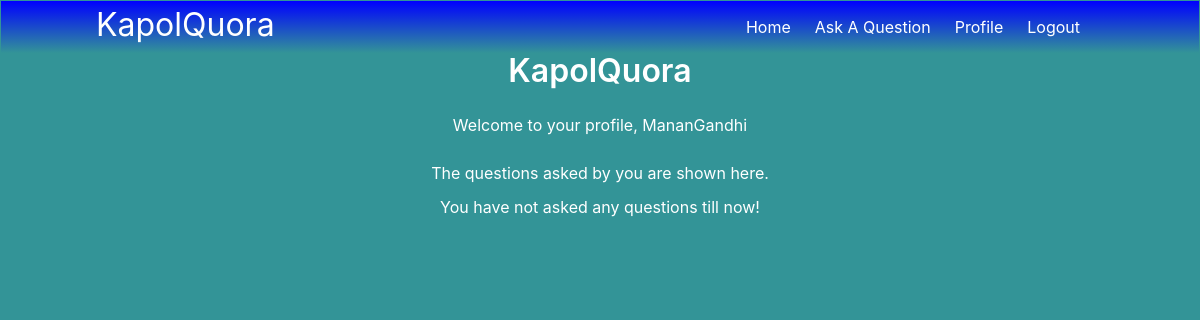
The app's page /profile (signed in), older data.
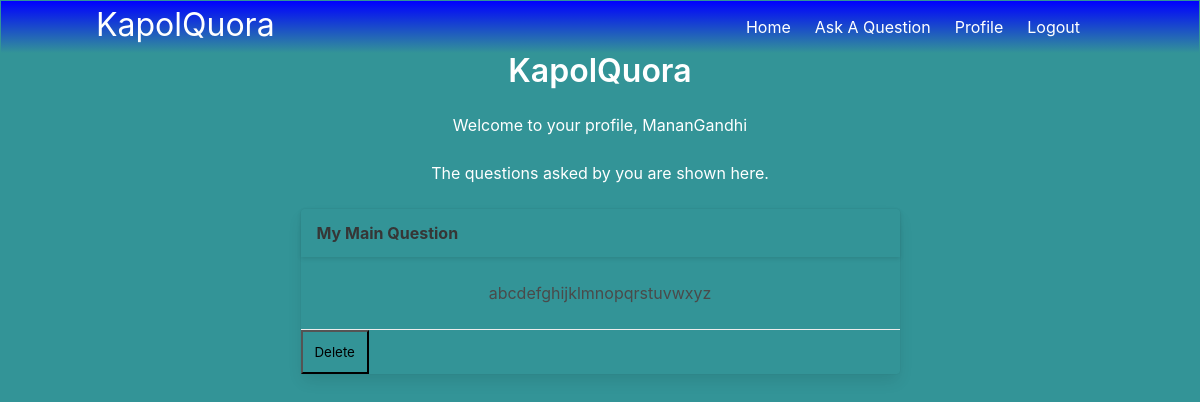
The same page, newer data.
### models.py (models this page shows)
class Questions(db.Model):
    sno=db.Column(db.Integer, primary_key=True)
    question=db.Column(db.String(1000))
    description=db.Column(db.String(100000))
    author=db.Column(db.String(1000))
    std=db.Column(db.Integer())
    answer=db.Column(db.String(100000))

### main.py (the view)
@main.route('/profile')
@login_required
def profile():
    return render_template('profile.html', data=Questions.query.filter(Questions.author==current_user.name).all(), user=current_user.name)

### initial.py (called while the page is built)
def create_app():
    app = Flask(__name__)
    app.config['FLASK_ADMIN_SWATCH'] = 'cerulean'
    app.config['SECRET_KEY'] = 'This-is-my-Secret'
    app.config['SQLALCHEMY_DATABASE_URI'] = 'sqlite:///db.sqlite'
    db.init_app(app)
    login_manager = LoginManager()
    login_manager.login_view = 'auth.login'
    login_manager.init_app(app)
    from models import User
    @login_manager.user_loader
    def load_user(user_id):
        return User.query.get(int(user_id))
    from auth import auth as auth_blueprint
    app.register_blueprint(auth_blueprint)
    from main import main as main_blueprint
    app.register_blueprint(main_blueprint)
    return app

### templates/profile.html (shortened to what this page needs)
{% extends "base.html" %}
{% block content %}
<div style="position:relative; top:0%; text-align: center;">
<h1 class="title">KapolQuora</h1>
<h2>Welcome to your profile, {{user}}</h2><br>
<h5>The questions asked by you are shown here.</h5>
{% if data %}
{% for x in data %}
<br>
<div class="card" style="text-align: center; margin:auto; width: 50%; background-color: transparent;">
    <div class="card-header" style="align-content: center;">
      <p class="card-header-title" style="align-content: center;">
        {{x.question}}
      </p>
    </div>
    <div class="card-content">
      <div class="content">
            {{x.description}}
        <br>
      </div>
    </div>
    <footer class="card-footer" id="answers-area-{{x.sno}}"><form action="/delete" method="POST"><input name="sno" type="text" value="{{x.sno}}" hidden><button class="card-footer-item" style="background-color: transparent; margin:auto;">Delete</button></form></footer>
  </div>
</div>
{% endfor %}
{% else %}
    <h4 style="padding-top:10px">You have not asked any questions till now!</h4>
{% endif %}
{% endblock %}

Row changes from the older to the newer data that the page shows:
added Questions: question "My Main Question", description "abcdefghijklmnopqrstuvwxyz"
Text that changed along with them:
text no longer shown: "You have not asked any questions till now!"
